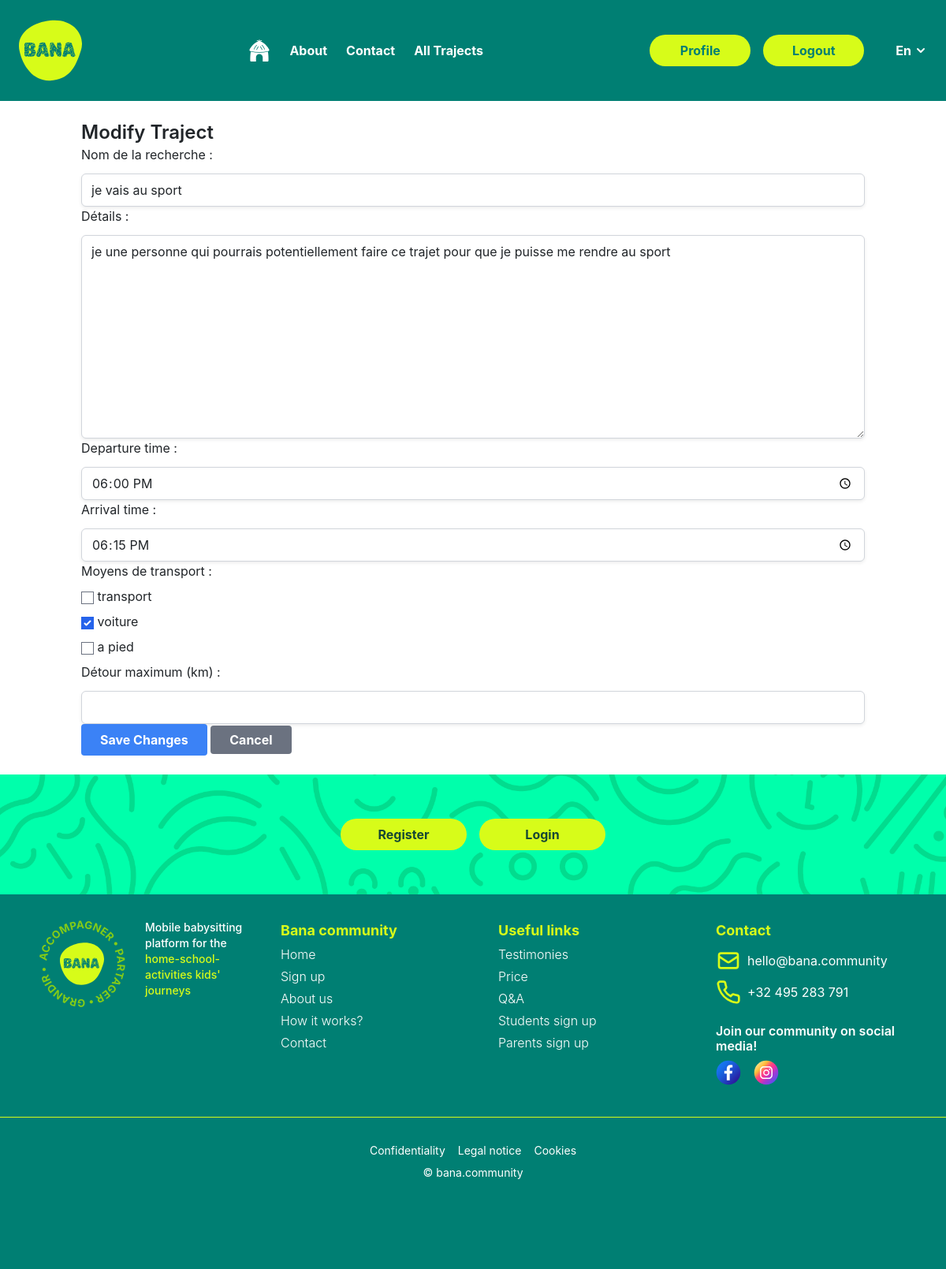
The page /trajects/modify/2/researched/ (signed in) on the database its author committed.
### trajects/models.py (models this page shows, shortened)
class ResearchedTraject(models.Model):
    traject = models.ForeignKey(Traject, on_delete=models.CASCADE)
    member = models.ForeignKey(Members, related_name='researched_trajects', on_delete=models.CASCADE)
    transport_modes = models.ManyToManyField(TransportMode, related_name='researched_trajects')
    departure_time = models.TimeField()
    arrival_time = models.TimeField()
    name = models.CharField(max_length=100)
    details = models.TextField()

class TransportMode(models.Model):
    name = models.CharField(max_length=100)
    description = models.TextField(blank=True, null=True)
    def __str__(self):
        return self.name

### trajects/views.py (the view)
# urls.py: path('modify/<int:id>/<str:type>/', views.modify_traject, name='modify_traject'),
@login_required
def modify_traject(request, id, type):
    if type == 'proposed':
        traject_instance = get_object_or_404(ProposedTraject, id=id, member=request.user.members)
        form_class = ProposedTrajectForm
    else:
        traject_instance = get_object_or_404(ResearchedTraject, id=id, member=request.user.members)
        form_class = ResearchedTrajectForm
    if request.method == 'POST':
        form = form_class(request.POST, instance=traject_instance)
        if form.is_valid():
            form.save()
            messages.success(request, 'Traject updated successfully!')
            return redirect('profile')
        else:
            messages.error(request, 'There were errors in your form. Please fix them and try again.')
    else:
        form = form_class(instance=traject_instance)
    context = {
        'form': form,
        'traject': traject_instance
    }
    return render(request, 'trajects/modify_traject.html', context)

### trajects/templates/trajects/modify_traject.html (shortened to what this page needs)
{% extends 'layouts/base.html' %}
{% block content %}
<div class="container mx-auto py-6">
    <h2 class="text-2xl font-semibold">Modify Traject</h2>
    <form method="post">
        {{ form.as_p }}
        <button type="submit" class="bg-blue-500 hover:bg-blue-700 text-white font-bold py-2 px-4 rounded">Save Changes</button>
        <a href="{% url 'profile' %}" class="bg-gray-500 hover:bg-gray-700 text-white font-bold py-2 px-4 rounded">Cancel</a>
    </form>
</div>
{% endblock %}

### bana/static/bana/css/style.css (style rules this page uses)
body { background-color: f3f3f3; }

### rows shown on the page
ResearchedTraject: name "je vais au sport", details "je une personne qui pourrais potentiellement faire ce trajet pour que je puisse me rendre au sport", departure_time "18:00:00", arrival_time "18:15:00"
